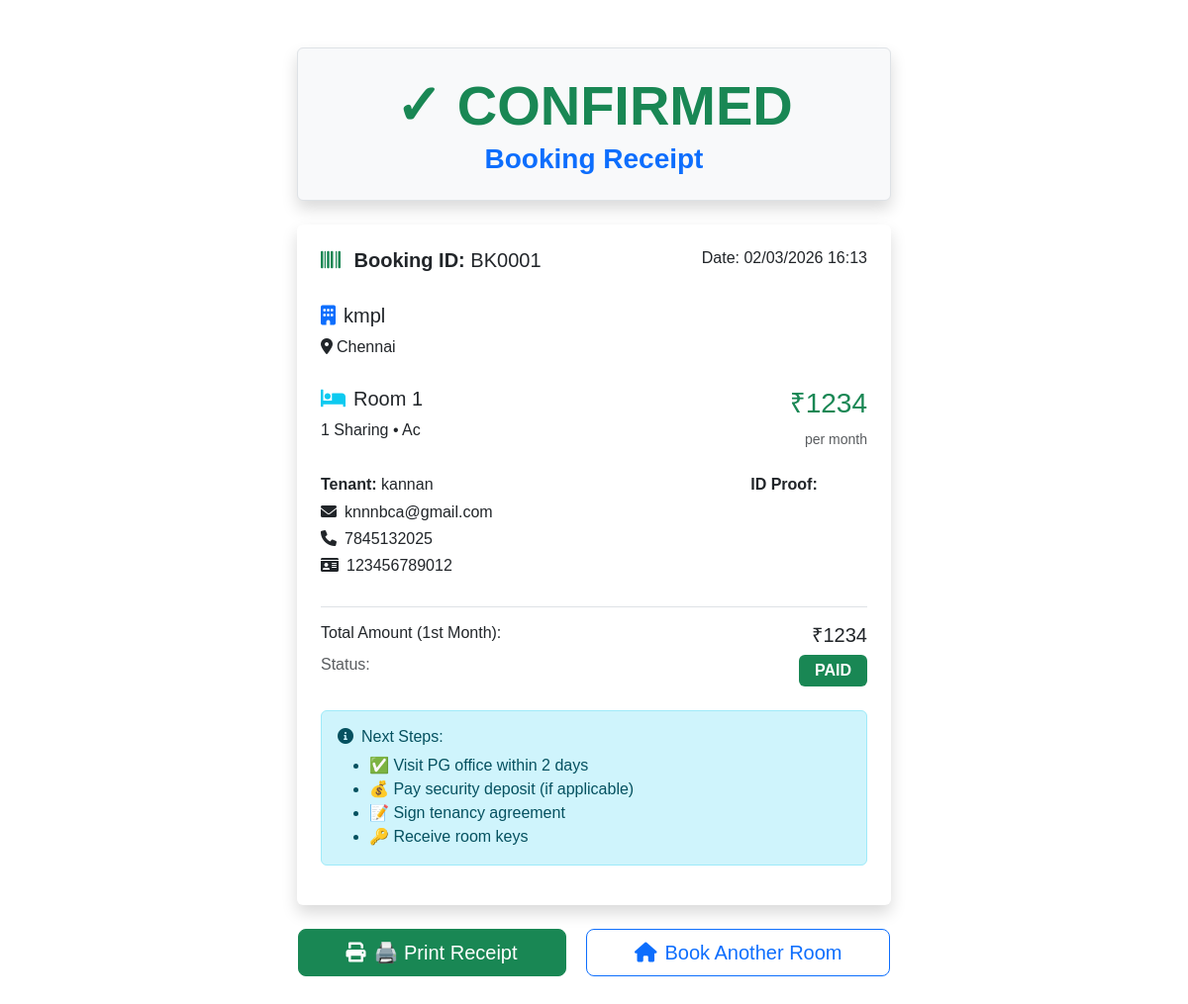
The page /booking/receipt/1 on the database its author committed.
### models.py (models this page shows)
class Booking(db.Model):
    __table_args__ = {"extend_existing": True}
    id = db.Column(db.Integer, primary_key=True)
    tenant_name = db.Column(db.String(100), nullable=False)
    tenant_phone = db.Column(db.String(15), nullable=False)
    tenant_email = db.Column(db.String(120))
    tenant_aadhar = db.Column(db.String(20))
    id_proof = db.Column(db.String(500))  # stored file path / URL
    room_id = db.Column(db.Integer, db.ForeignKey("room.id"), nullable=False)
    room = db.relationship("Room", backref="bookings")
    booking_date = db.Column(db.DateTime, default=datetime.utcnow)
    move_in_date = db.Column(db.Date)  # keep this as the only move-in field
    booking_status = db.Column(db.String(20), default="kyc_pending")
    amount = db.Column(db.Float, default=0.0)
    payment_status = db.Column(db.String(20), default="pending")  # pending/paid/failed/received
    payment_method = db.Column(db.String(20))  # cash/upi/card
    kyc_status = db.Column(db.String(20), default="pending")  # pending/verified/rejected
    kyc_verified_by = db.Column(db.Integer, db.ForeignKey("user.id"))
    kyc_verified_at = db.Column(db.DateTime)
    kyc_verifier = db.relationship("User", foreign_keys=[kyc_verified_by])

class PG(db.Model):
    __table_args__ = {"extend_existing": True}
    id = db.Column(db.Integer, primary_key=True)
    name = db.Column(db.String(100), nullable=False)
    location = db.Column(db.String(500))
    latitude = db.Column(db.Float)
    longitude = db.Column(db.Float)
    total_rooms = db.Column(db.Integer, default=0)

class Room(db.Model):
    __table_args__ = {"extend_existing": True}
    id = db.Column(db.Integer, primary_key=True)
    number = db.Column(db.String(20), nullable=False)
    price = db.Column(db.Float, nullable=False)
    sharing = db.Column(db.Integer, nullable=False, default=1)
    ac_type = db.Column(db.String(20), default="non-ac")
    image_url = db.Column(db.String(500))
    available = db.Column(db.Boolean, default=True)
    pg_id = db.Column(db.Integer, db.ForeignKey("pg.id"), nullable=False)
    pg = db.relationship("PG", backref="rooms")

### app.py (the view)
@app.route("/booking/receipt/<int:booking_id>")
def booking_receipt(booking_id):
    booking = Booking.query.get_or_404(booking_id)
    room = booking.room
    pg = room.pg
    total = compute_booking_total(booking)
    return render_template(
        "booking/receipt.html",
        booking=booking,
        room=room,
        pg=pg,
        total=total,
    )

### app.py (called while the page is built)
def compute_booking_total(booking: Booking) -> float:
    base = booking.amount or (booking.room.price if booking.room else 0.0)
    addons = sum(s.total_price for s in booking.services)
    return base + addons

### templates/booking/receipt.html (shortened to what this page needs)
<!DOCTYPE html>
<html>
<head>
    <link href="https://cdn.jsdelivr.net/npm/bootstrap@5.3/dist/css/bootstrap.min.css" rel="stylesheet">
    <link href="https://cdnjs.cloudflare.com/ajax/libs/font-awesome/6.0.0/css/all.min.css" rel="stylesheet">
</head>
<body>
    <div class="container py-5">
        <div class="receipt">
            <div class="text-center border p-4 mb-4 bg-light rounded shadow">
                <h1 class="display-4 fw-bold text-success mb-1">✓ CONFIRMED</h1>
                <h3 class="fw-bold text-primary mb-0">Booking Receipt</h3>
            </div>
            <div class="card border-0 shadow">
                <div class="card-body p-4">
                    <div class="row mb-4">
                        <div class="col-md-6">
                            <h5><i class="fas fa-barcode text-success me-2"></i>
                            <strong>Booking ID:</strong> BK{{ "{:04d}".format(booking.id) }}</h5>
                        </div>
                        <div class="col-md-6 text-end">
                            <h6>Date: {{ booking.booking_date.strftime('%d/%m/%Y %H:%M') }}</h6>
                        </div>
                    </div>
                    <div class="row mb-4">
                        <div class="col-12">
                            <h5><i class="fas fa-building me-2 text-primary"></i>{{ pg.name }}</h5>
                            <p class="mb-1"><i class="fas fa-map-marker-alt me-1"></i>{{ pg.location }}</p>
                        </div>
                    </div>
                    <div class="row mb-4">
                        <div class="col-md-8">
                            <h5><i class="fas fa-bed me-2 text-info"></i>Room {{ room.number }}</h5>
                            <p class="mb-0">{{ room.sharing }} Sharing • {{ room.ac_type|replace('-', ' ')|title }}</p>
                        </div>
                        <div class="col-md-4 text-md-end">
                            <h3 class="text-success">₹{{ "%.0f"|format(room.price) }}</h3>
                            <small class="text-muted">per month</small>
                        </div>
                    </div>
                    <div class="row mb-4">
                        <div class="col-md-8">
                            <h6><strong>Tenant:</strong> {{ booking.tenant_name }}</h6>
                            {% if booking.tenant_email %}
                            <h6><i class="fas fa-envelope me-2"></i>{{ booking.tenant_email }}</h6>
                            {% endif %}
                            <h6><i class="fas fa-phone me-2"></i>{{ booking.tenant_phone }}</h6>
                            {% if booking.tenant_aadhar %}
                            <h6><i class="fas fa-id-card me-2"></i>{{ booking.tenant_aadhar }}</h6>
                            {% endif %}
                        </div>
                        {% if booking.id_proof %}
                        <div class="col-md-4 text-center">
                            <h6><strong>ID Proof:</strong></h6>
                        </div>
                        {% endif %}
                    </div>
                    <div class="border-top pt-3 mb-4">
                        <div class="row">
                            <div class="col-8"><h6>Total Amount (1st Month):</h6></div>
                            <div class="col-4 text-end"><h5>₹{{ "%.0f"|format(room.price) }}</h5></div>
                        </div>
                        <div class="row">
                            <div class="col-8"><h6 class="text-muted">Status:</h6></div>
                            <div class="col-4 text-end">
                                <span class="badge bg-success fs-6 px-3 py-2">PAID</span>
                            </div>
                        </div>
                    </div>
                    <div class="alert alert-info">
                        <h6><i class="fas fa-info-circle me-2"></i>Next Steps:</h6>
                        <ul class="mb-0">
                            <li>✅ Visit PG office within 2 days</li>
                            <li>💰 Pay security deposit (if applicable)</li>
                            <li>📝 Sign tenancy agreement</li>
                            <li>🔑 Receive room keys</li>
                        </ul>
                    </div>
                </div>
            </div>
            <div class="text-center mt-4 no-print">
                <button onclick="window.print()" class="btn btn-success btn-lg px-5 me-3">
                    <i class="fas fa-print me-2"></i>🖨️ Print Receipt
                </button>
                <a href="{{ url_for('pgs') }}" class="btn btn-outline-primary btn-lg px-5">
                    <i class="fas fa-home me-2"></i>Book Another Room
                </a>
            </div>
        </div>
    </div>
</body>
</html>

### templates/booking/receipt.html (style rules this page uses)
.receipt { max-width: 600px; margin: 0 auto; }
body { font-family: Arial, sans-serif; background: white; color: black; }

### rows shown on the page
Booking: id "0001", booking_date "02/03/2026 16:13", tenant_name "kannan", tenant_email "knnnbca@gmail.com", tenant_phone "7845132025", tenant_aadhar "123456789012"
PG: name "kmpl", location "Chennai"
Room: number "1", sharing "1", ac_type "Ac", price "1234"
